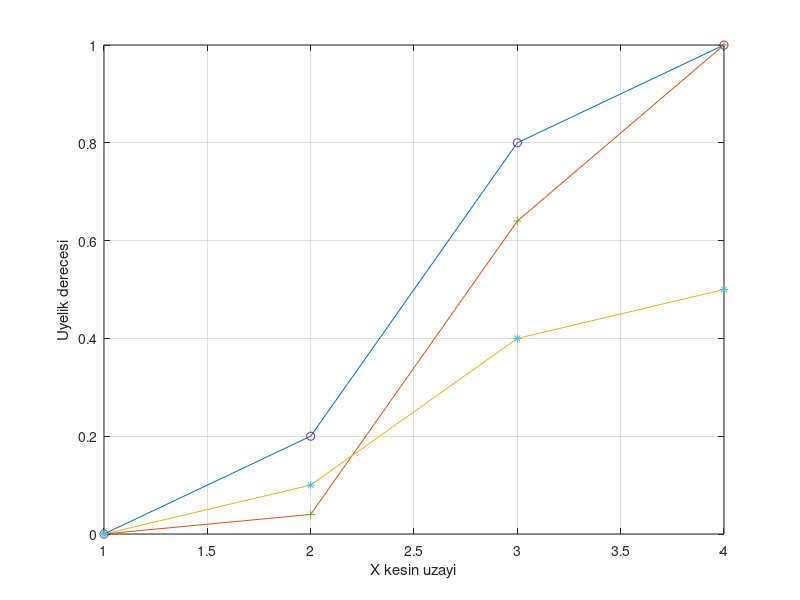

The MATLAB source for this figure:
figure('Name','Odaklama','NumberTitle','off');
X=[1 2 3 4 ];
A=[0 0.2 0.8 1];
A2=A.^2;
A3=0.5*A;
plot(X,A,X,A2,X,A3);
hold
plot(X,A,'o',X,A2,'+',X,A3,'*');
xlabel('X kesin uzayi')
ylabel('Uyelik derecesi')
grid; hold